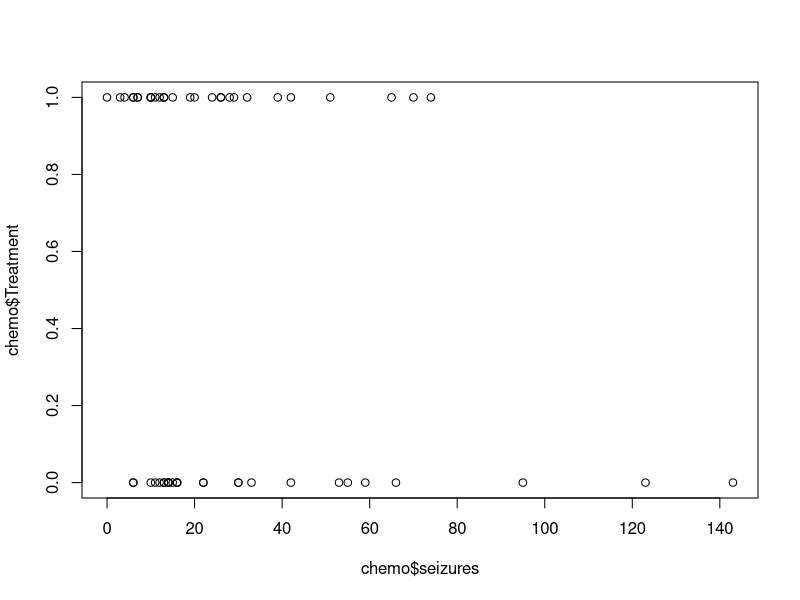
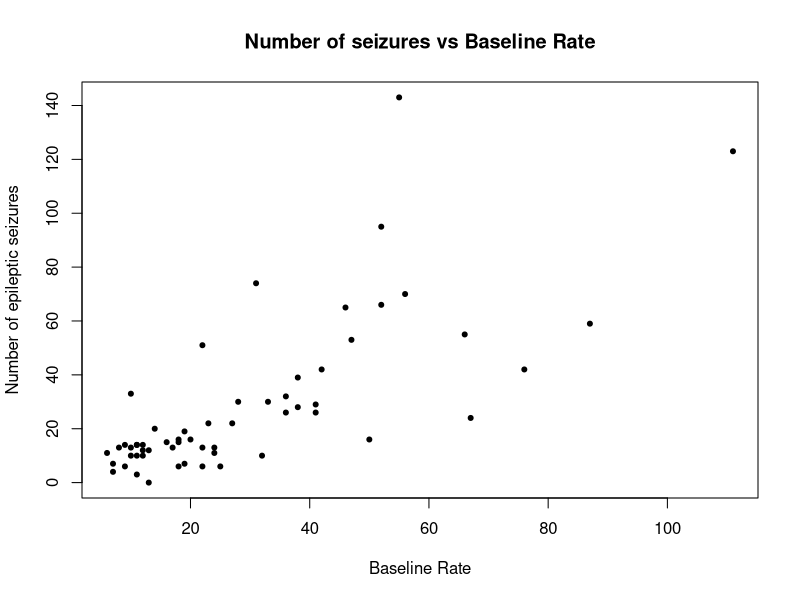
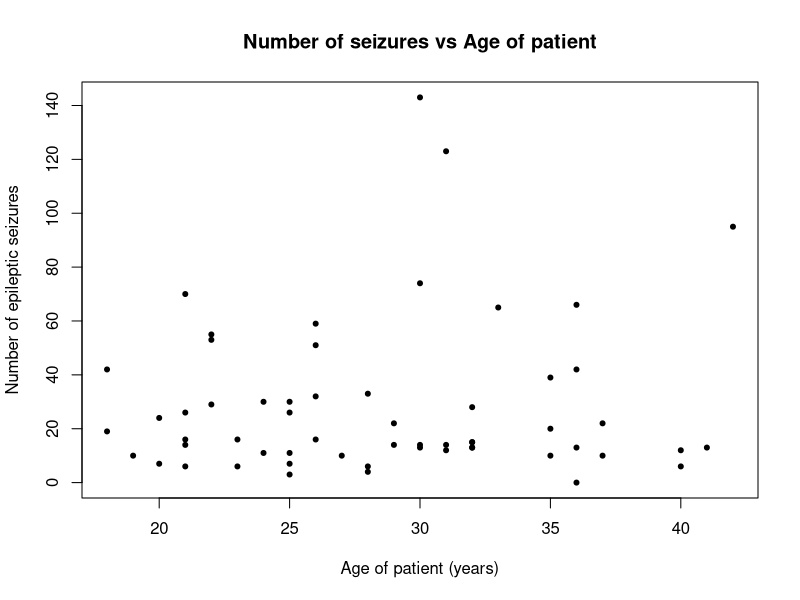
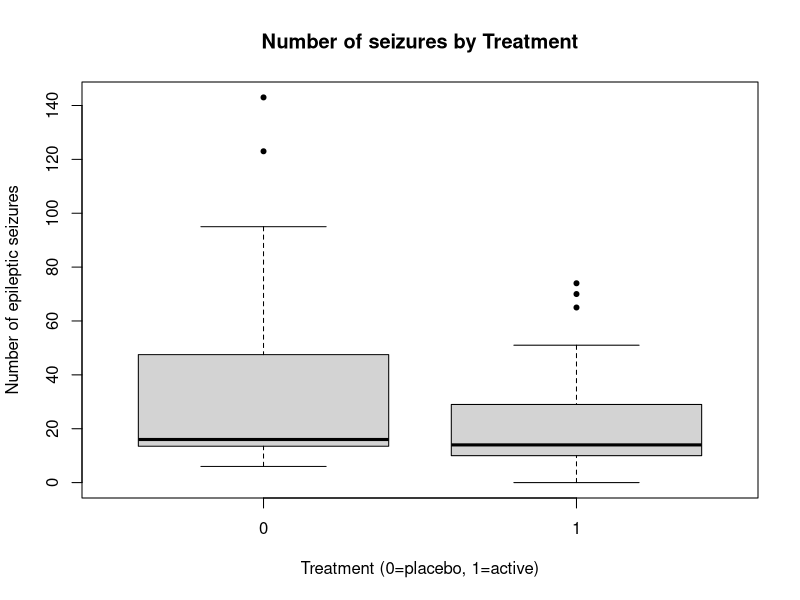
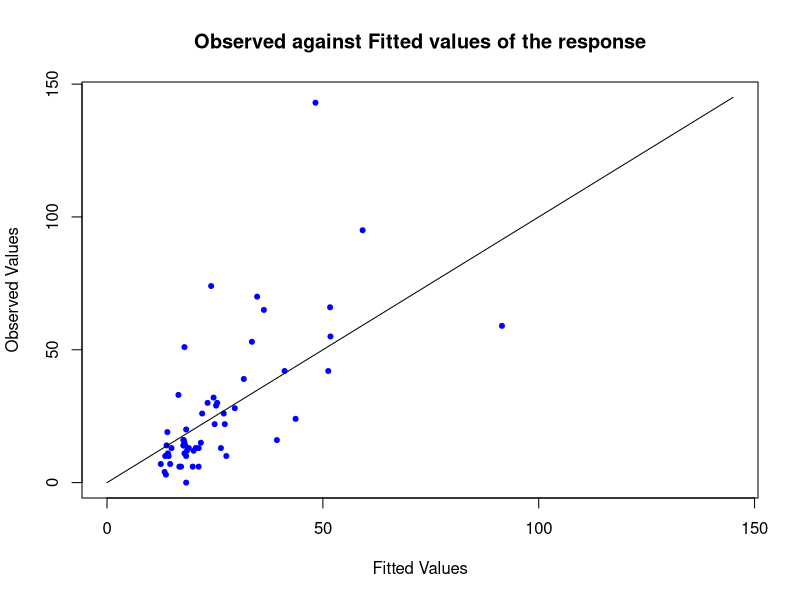
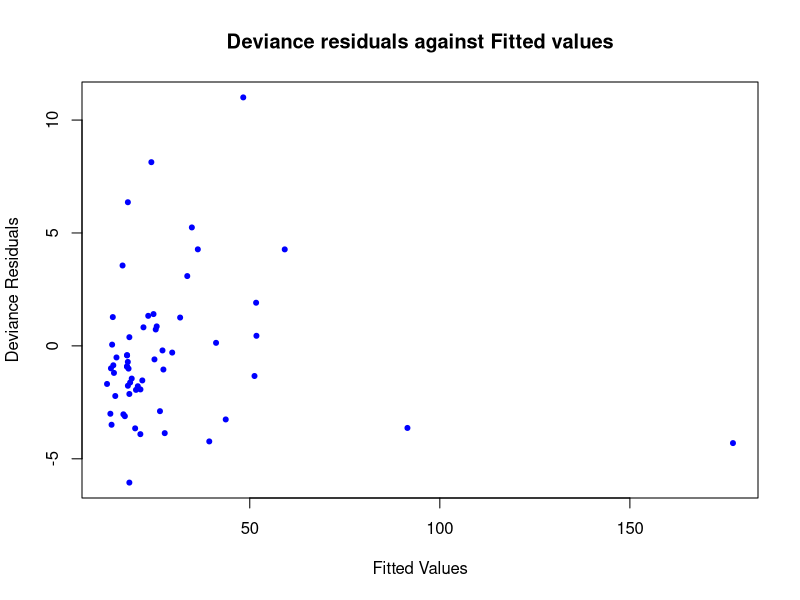
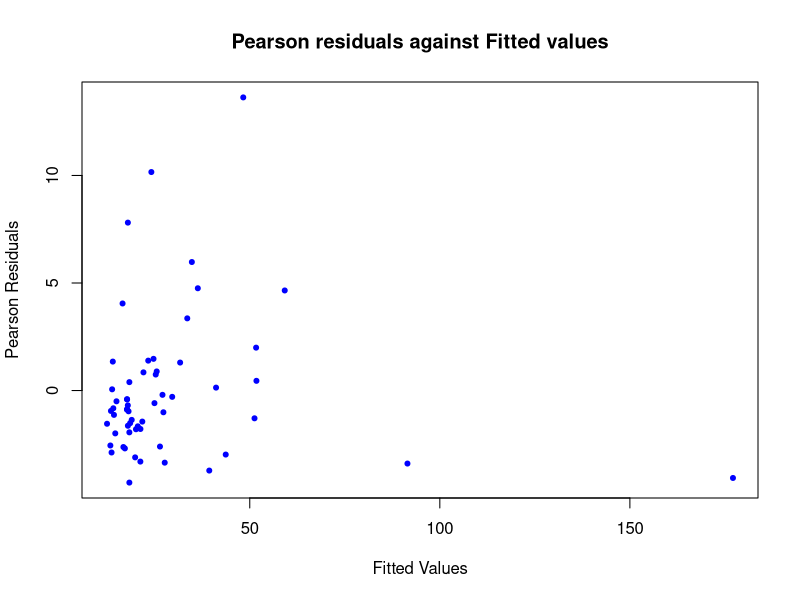

Generate these figures, in order, with R:
library(xtable)


chemo = read.table("chemo.txt",header=TRUE)


chemo$seizures = chemo$SeizuresP1 + chemo$SeizuresP2 + chemo$SeizuresP3 + chemo$SeizuresP4

#informative plots
plot(chemo$seizures, chemo$Treatment)
plot(chemo$Baseline, chemo$seizures, xlab ='Baseline Rate', ylab= 'Number of epileptic seizures', main ='Number of seizures vs Baseline Rate',pch =20)
plot(chemo$Age, chemo$seizures, xlab ='Age of patient (years)', ylab= 'Number of epileptic seizures', main ='Number of seizures vs Age of patient',pch =20)
boxplot(chemo$seizures ~chemo$Treatment, xlab = 'Treatment (0=placebo, 1=active)', ylab ='Number of epileptic seizures',main ='Number of seizures by Treatment',pch=20)
        
        




model1 = glm(seizures~Treatment + Baseline + Age, data = chemo, family = poisson)
summary(model1)
xtable(summary(model1))
beta = coefficients(model1)

#expected number of epilectic seizures for each patient
nseizures = matrix(fitted(model1))
nseizures
xtable(nseizures)
#95% confidence interval
FisherInv=vcov(model1)
df = model1$df.residual

#intercept
ub1 = beta[1] + qt(0.975,df)*sqrt(FisherInv[1,1])
lb1 = beta[1] - qt(0.975,df)*sqrt(FisherInv[1,1])
ci_intercept = c(lb1,ub1)

#treatment
ub2 = beta[2] + qt(0.975,df)*sqrt(FisherInv[2,2])
lb2 = beta[2] - qt(0.975,df)*sqrt(FisherInv[2,2])
ci_treatment = c(lb2,ub2)


#Baseline
ub3 = beta[3] + qt(0.975,df)*sqrt(FisherInv[3,3])
lb3 = beta[3] - qt(0.975,df)*sqrt(FisherInv[3,3])
ci_baseline = c(lb3,ub3)

#Age
ub4 = beta[4] + qt(0.975,df)*sqrt(FisherInv[4,4])
lb4 = beta[4] - qt(0.975,df)*sqrt(FisherInv[4,4])
ci_age = c(lb4,ub4)

confidence = rbind(ci_intercept, ci_treatment, ci_baseline, ci_age)
confidence
#Pearson chi-squared statistic
P = sum(residuals(model1,"pearson")^2)

#design matrix
X = model.matrix(model1)
#weight matrix
W = data.matrix(diag(model1$weights))

df = model1$df.residual
phi = P/df
If = phi*(t(X) %*% W %*% X)
If_inv = solve(If)
#square root of I diagonals
sq_I = sqrt(diag(If_inv))


#Plot of observed vs fitted values

plot(model1$fitted,chemo$seizures,xlab="Fitted Values",ylab="Observed Values", xlim = c(0,145), ylim = c(0,145),
     main= "Observed against Fitted values of the response", pch=20, cex=1, col="blue")
lines(c(0,145),c(0,145))

#Analysis of Deviance table with chi-square test
anova(model1,test = 'Chisq')
xtable(anova(model1,test = 'Chisq'))

#obtain deviance D
D = deviance(model1)

#residuals
resP = residuals(model1,'pearson')
resD =residuals(model1,'deviance')

#Deviance residuals against fitted values

plot(fitted(model1),resD,xlab="Fitted Values",ylab="Deviance Residuals",
     main= "Deviance residuals against Fitted values", pch=20, cex=1, col="blue")
#Pearson residuals against fitted values
plot(fitted(model1),resP,xlab="Fitted Values",ylab="Pearson Residuals",
     main= "Pearson residuals against Fitted values", pch=20, cex=1, col="blue")

#chi-square
qchisq(0.95,df)

#use of sqrt link function
model2 = glm(seizures~Treatment + Baseline + Age, data = chemo, family = poisson(link = 'sqrt'))
summary(model2)

P2 = sum(residuals(model2,"pearson")^2)
D2 = sum(residuals(model2,"deviance")^2)
P2
D2
anova(model2,test = 'Chisq')




